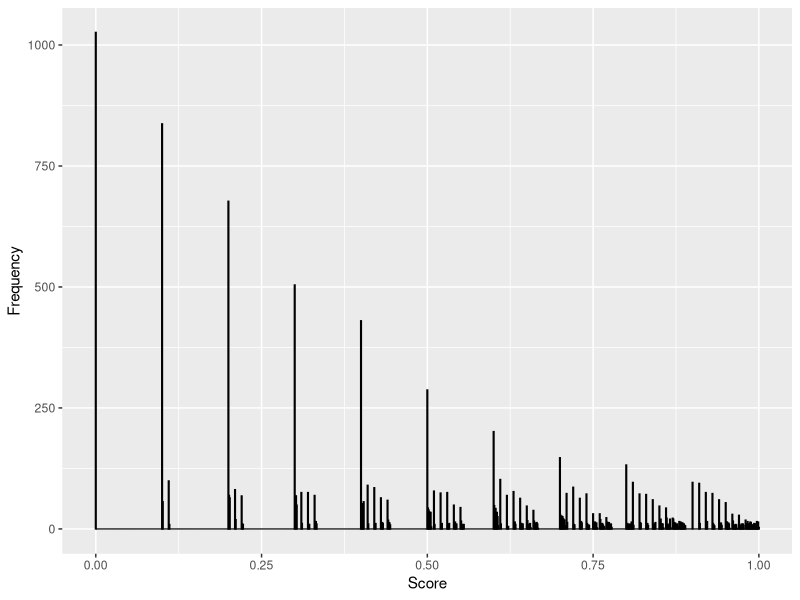

Recreate this plot in R.
## ---- chunk 1
knitr::opts_chunk$set(echo = TRUE)
## ---- chunk 2
library(ggplot2)
scores <- c()
for (i in 1:10000) {
  score <- 0
  prevRoll <- 9
  numRoll <- 0
  inLoop <- TRUE
  
  while(inLoop) {
    numRoll <- numRoll + 1
    roll <- sample(0:9,1)
    if (roll <= prevRoll) {
      score <- score + (roll * (10^(-numRoll)))
      prevRoll <- roll
    }
    if (roll == 0) {
      inLoop <- FALSE
    }
  }
  
  scores <- c(scores,score)
}
print(mean(scores))
ggplot() + 
  aes(scores) + 
  geom_histogram(binwidth=0.001, colour="black", fill="black") +
  ylab("Frequency") +
  xlab("Score")
